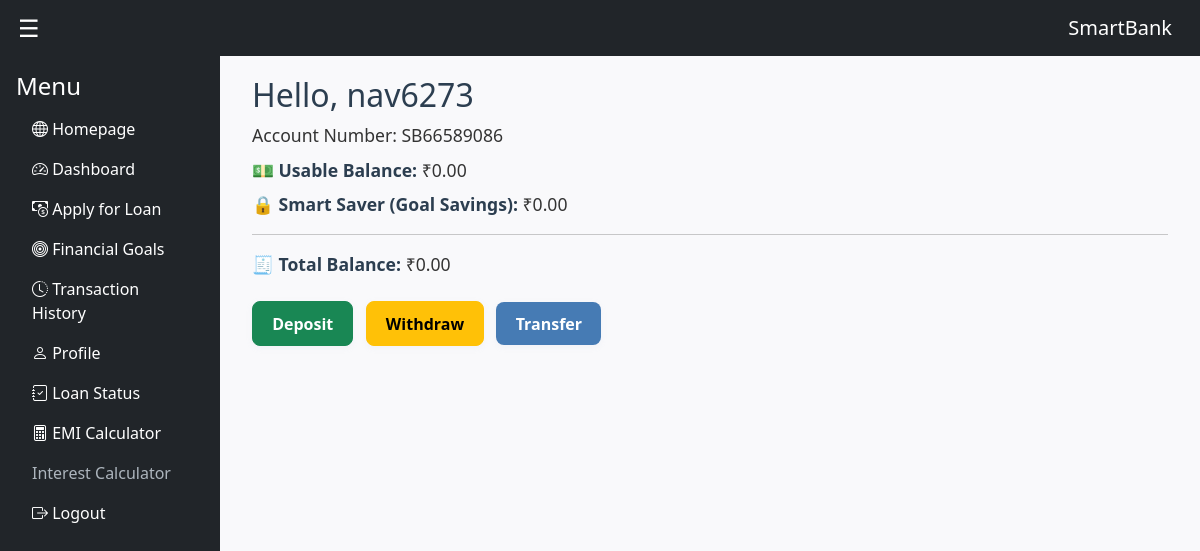
The app's page /dashboard (signed in), older data.
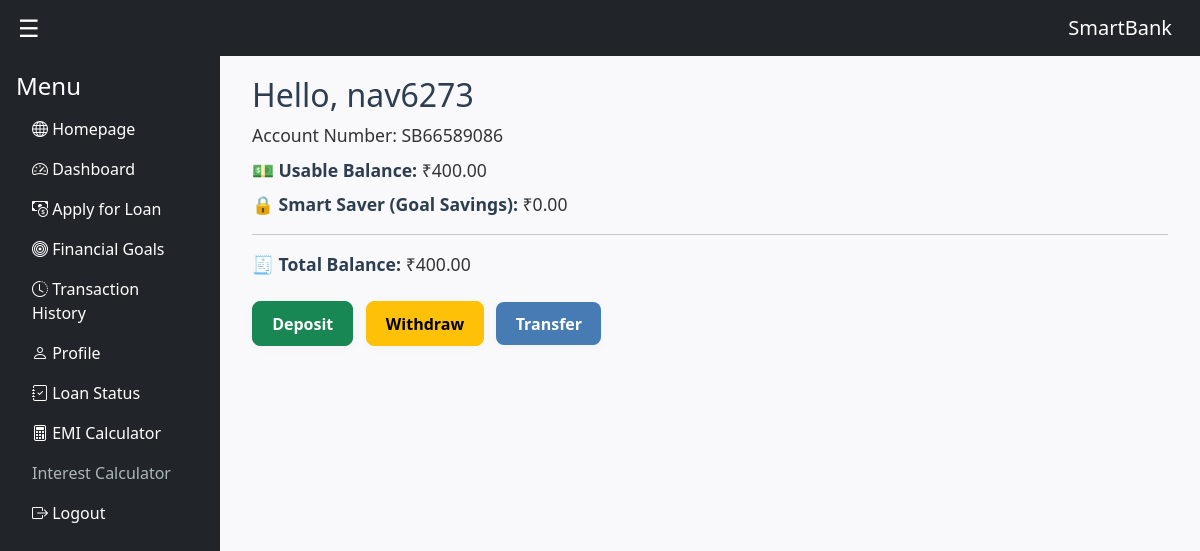
The same page, newer data.
### models.py (models this page shows, shortened)
class User(UserMixin, db.Model):
    __tablename__ = 'user'
    id = db.Column(db.Integer, primary_key=True)
    username = db.Column(db.String(150), unique=True, nullable=True)
    password_hash = db.Column(db.String(255), nullable=True)
    name = db.Column(db.String(150))
    email = db.Column(db.String(100), unique=True, nullable=False)
    mobile_number = db.Column(db.String(20), nullable=True)
    place = db.Column(db.String(150), nullable=True)
    profile_image = db.Column(db.String(200), nullable=True)
    is_staff = db.Column(db.Boolean, default=False)
    is_admin = db.Column(db.Boolean, default=False)
    is_active = db.Column(db.Boolean, default=True)
    face_encoding = db.Column(db.LargeBinary, nullable=True)
    account = db.relationship('Account', backref='user', uselist=False)
    loans = db.relationship('Loan', backref='user', lazy=True)
    transactions = db.relationship('Transaction', backref='user', lazy=True)
    goals = db.relationship('FinancialGoal', backref='user', lazy=True)
    contacts = db.relationship('SavedContact', backref='user', lazy=True)
    spam_reports_sent = db.relationship(
        'SpamReport', backref='reporter_user', foreign_keys='SpamReport.user_id', lazy=True
    )

class Account(db.Model):
    __tablename__ = 'account'
    id = db.Column(db.Integer, primary_key=True)
    account_number = db.Column(db.String(20), unique=True, nullable=False)
    balance = db.Column(db.Float, default=0.0)
    user_id = db.Column(db.Integer, db.ForeignKey('user.id'), nullable=False)

### routes.py (the view)
@main.route("/dashboard")
@login_required
def dashboard():
    account = get_or_create_account(current_user)
    balance = account.balance if account else 0.0
    account_number = account.account_number if account else None
    goal_savings = sum(getattr(goal, "smart_saver_balance", 0) for goal in getattr(current_user, "goals", []))
    usable_balance = balance - goal_savings
    return render_template("dashboard.html",
                           username=current_user.username,
                           account_number=account_number,
                           balance=balance,
                           usable_balance=usable_balance,
                           goal_savings=goal_savings)

### models.py (called while the page is built)
@login_manager.user_loader
def load_user(user_id):
    return User.query.get(int(user_id))

### routes.py (called while the page is built)
def get_or_create_account(user):
    if hasattr(user, "account") and user.account:
        return user.account
    account = Account(user_id=user.id, balance=0.0)
    db.session.add(account)
    db.session.commit()
    return account

### templates/dashboard.html (shortened to what this page needs)
{% extends "base.html" %}
{% block content %}
    {% if current_user.is_staff %}
        <h2>Staff Dashboard</h2>
        <p>Welcome, {{ username }}</p>
    {% else %}
        {% if session.get('lang') == 'hi' %}
        <h2>नमस्ते, {{ username }}</h2>
        {% elif session.get('lang') == 'ta' %}
        <h2>வணக்கம், {{ username }}</h2>
        {% elif session.get('lang') == 'te' %}
        <h2>నమస్తే, {{ username }}</h2>
        {% elif session.get('lang') == 'kn' %}
        <h2>ನಮಸ್ಕಾರ, {{ username }}</h2>
        {% elif session.get('lang') == 'ml' %}
        <h2>നമസ്കാരം, {{ username }}</h2>
        {% else %}
        <h2>Hello, {{ username }}</h2>
        {% endif %}
        {% if account_number %}
            <p>Account Number: {{ account_number }}</p>
            <p><strong>💵 Usable Balance:</strong> ₹{{ "%.2f"|format(usable_balance) }}</p>
            <p><strong>🔒 Smart Saver (Goal Savings):</strong> ₹{{ "%.2f"|format(goal_savings) }}</p>
            <hr>
            <p><strong>🧾 Total Balance:</strong> ₹{{ "%.2f"|format(balance) }}</p>
            <div class="mt-4">
                <a href="{{ url_for('main.deposit') }}" class="btn btn-success me-2">Deposit</a>
                <a href="{{ url_for('main.withdraw') }}" class="btn btn-warning me-2">Withdraw</a>
                <a href="{{ url_for('main.transfer') }}" class="btn btn-primary">Transfer</a>
            </div>
        {% else %}
            <p>No account found.</p>
        {% endif %}
    {% endif %}
{% endblock %}

### templates/base.html (shortened to what this page needs)
<!DOCTYPE html>
<html lang="en">
<head>
  <link href="https://cdn.jsdelivr.net/npm/bootstrap@5.3.0/dist/css/bootstrap.min.css" rel="stylesheet" />
  <link rel="stylesheet" href="{{ url_for('static', filename='css/dashboard.css') }}">
  <link rel="stylesheet" href="{{ url_for('static', filename='css/filters.css') }}">
  <link href="https://cdn.jsdelivr.net/npm/bootstrap-icons@1.10.5/font/bootstrap-icons.css" rel="stylesheet">
</head>
<body>
<nav class="navbar navbar-expand-lg navbar-dark bg-dark">
  <div class="container-fluid">
    <button type="button" id="sidebarCollapse" class="me-3">&#9776;</button>
    <a class="navbar-brand" href="{{ url_for('main.home') }}">SmartBank</a>
  </div>
</nav>
<div class="d-flex">
  {% set no_sidebar_pages = [
      'staff.login', 'staff.staff_register', 'staff.forgot_username', 'staff.forgot_password',
      'main.login', 'main.register'
  ] %}
  {% if request.endpoint not in no_sidebar_pages %}
    {% if current_user.is_authenticated and current_user.is_staff %}
      {% include 'sidebar_staff.html' %}
    {% elif current_user.is_authenticated %}
      {% include 'sidebar.html' %}
    {% endif %}
  {% endif %}
  <div id="content" class="expanded">
    <div class="container-fluid">
      {% block content %}{% endblock %}
    </div>
  </div>
</div>
</body>
</html>

### templates/sidebar.html
<nav id="sidebar" class="bg-dark text-white">
  <div class="p-3">
    <h4 class="text-white">Menu</h4>
    <ul class="nav flex-column">
      <li class="nav-item">
        <a class="nav-link text-white {% if request.endpoint == 'main.home' %}active{% endif %}" href="{{ url_for('main.home') }}">
          <i class="bi bi-globe"></i> Homepage
        </a>
      </li>
      <li class="nav-item">
        <a class="nav-link text-white {% if request.endpoint == 'customer_bp.dashboard' %}active{% endif %}" href="{{ url_for('customer_bp.dashboard') }}">
          <i class="bi bi-speedometer2"></i> Dashboard
        </a>
      </li>
      <li class="nav-item">
        <a class="nav-link text-white {% if request.endpoint == 'main.loan' %}active{% endif %}" href="{{ url_for('main.loan') }}">
          <i class="bi bi-cash-coin"></i> Apply for Loan
        </a>
      </li>
      <li class="nav-item">
        <a class="nav-link text-white {% if request.endpoint == 'main.financial_goals_landing' %}active{% endif %}" href="{{ url_for('main.financial_goals_landing') }}">
          <i class="bi bi-bullseye"></i> Financial Goals
        </a>
      </li>
      <li class="nav-item">
        <a class="nav-link text-white {% if request.endpoint == 'main.transactions' %}active{% endif %}" href="{{ url_for('main.transfer') }}">
          <i class="bi bi-clock-history"></i> Transaction History
        </a>
      </li>
      <li class="nav-item">
        <a class="nav-link text-white {% if request.endpoint == 'main.profile' %}active{% endif %}" href="{{ url_for('main.profile') }}">
          <i class="bi bi-person"></i> Profile
        </a>
      </li>
      <li class="nav-item">
        <a class="nav-link text-white {% if request.endpoint == 'main.my_loans' %}active{% endif %}" href="{{ url_for('main.my_loans') }}">
          <i class="bi bi-journal-check"></i> Loan Status
        </a>
      </li>
      <li class="nav-item">
        <a class="nav-link text-white {% if request.endpoint == 'customer_bp.emi_calculator' %}active{% endif %}" href="{{ url_for('customer_bp.emi_calculator') }}">
          <i class="bi bi-calculator"></i> EMI Calculator
        </a>
      </li>
      <li class="nav-item">
        <a class="nav-link" href="{{ url_for('customer_bp.emi_calculator') }}">
          Interest Calculator
        </a>
      </li>
      <li class="nav-item">
        <a class="nav-link text-white" href="{{ url_for('main.logout') }}">
          <i class="bi bi-box-arrow-right"></i> Logout
        </a>
      </li>
    </ul>
  </div>
</nav>

### static/css/dashboard.css (style rules this page uses)
body { font-family: 'Segoe UI', Tahoma, Geneva, Verdana, sans-serif; background-color: #f9f9fb; color: #333; margin: 0; padding: 0; }
h2 { color: #2c3e50; font-size: 2rem; margin-bottom: 0.5rem; }
p { font-size: 1.1rem; margin-bottom: 0.5rem; }
strong { color: #2c3e50; }
.btn { padding: 0.6rem 1.2rem; font-size: 1rem; font-weight: 600; border-radius: 8px; transition: background-color 0.3s ease, transform 0.2s ease; box-shadow: 0 2px 6px rgba(178, 187, 213, 0.1); }
.btn-primary { background-color: hsl(211, 44%, 49%); border: none; color: white; }
.me-2 { margin-right: 1rem; }

### templates/base.html (style rules this page uses)
body { overflow-x: hidden; }
#sidebar { min-width: 220px; max-width: 220px; min-height: 100vh; background: #343a40; color: white; transition: margin 0.3s ease; }
#sidebar .nav-link { color: #adb5bd; }
#content { width: 100%; padding: 20px; transition: margin 0.3s ease; }
#content.expanded { margin-left: 0; }
#sidebarCollapse { background: none; border: none; color: white; font-size: 1.5rem; }

Row changes from the older to the newer data that the page shows:
changed Account "SB66589086": balance "0.00" → "400.00"
Text that changed along with them:
{{ "%.2f"|format(usable_balance) }}: "0.00" → "400.00"
